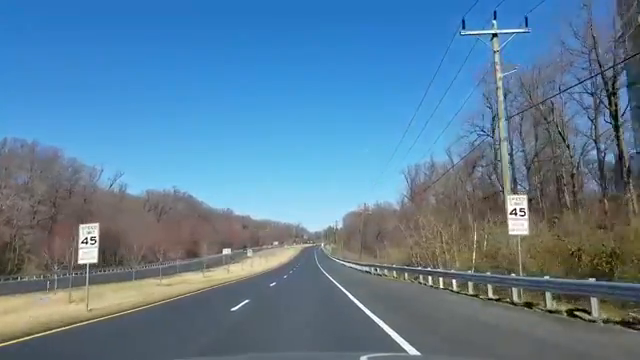
#> input picture frame 89 of videoplayback(360p).mp4, 640 x 360 px
$ python Video_CannyTest_01.py
#> lines starting #> are read from the running program, lines starting #| are printed output that depends on the picture
import cv2
import numpy as np

#cap = cv2.VideoCapture('videoplayback(720p).mp4')
cap = cv2.VideoCapture('videoplayback(360p).mp4')
#roi = cv2.selectROI(cap)

while True:
    ret, frame = cap.read()
#> frame is the input picture: shape (360, 640, 3); mean B, G, R 152.6, 126.3, 92
    edge = cv2.Canny(frame, 100, 200)
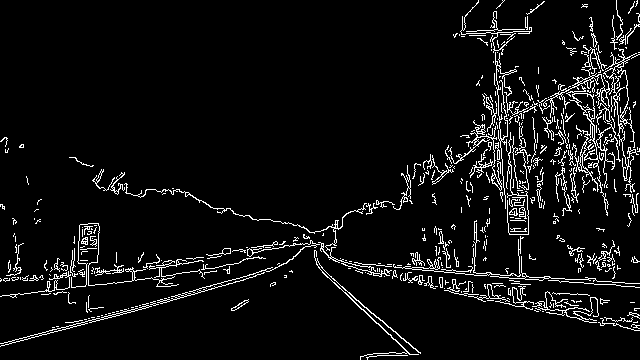
#> edge: shape (360, 640); 6% white in thin lines or dots
    print(edge.shape)
#| (360, 640)
    cv2.imshow('Original',edge)

    if cv2.waitKey(1) & 0xFF == ord('q'):
#> (key q is pressed here)
        break

cap.release()
cv2.destroyAllWindows()

$ run again, starting later in the video
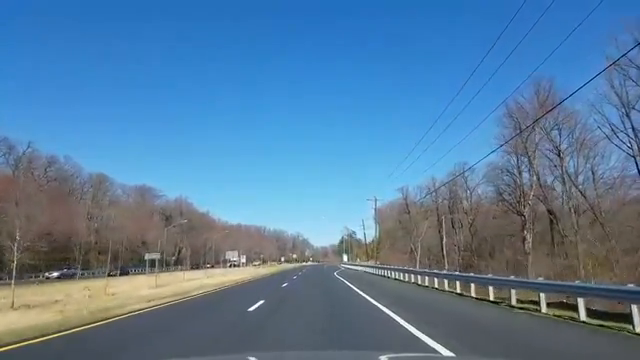
#> input picture frame 400 of videoplayback(360p).mp4, 640 x 360 px
#> frame is the input picture: shape (360, 640, 3); mean B, G, R 157.4, 124.8, 87.1
#> `edge = cv2.Canny(frame, 100, 200)`:
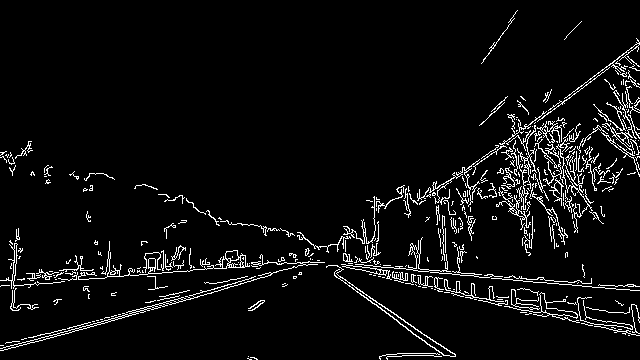
#> edge: shape (360, 640); 5.2% white in thin lines or dots
#| (360, 640)

$ run again, starting later in the video
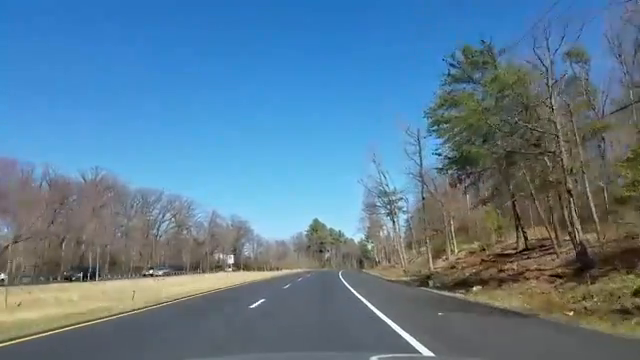
#> input picture frame 712 of videoplayback(360p).mp4, 640 x 360 px
#> frame is the input picture: shape (360, 640, 3); mean B, G, R 147.1, 124.2, 92.2
#> `edge = cv2.Canny(frame, 100, 200)`:
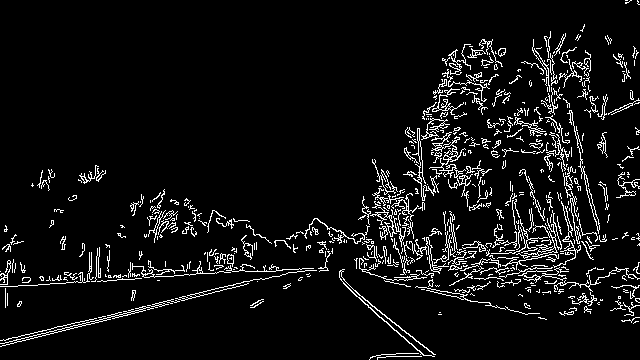
#> edge: shape (360, 640); 6.6% white in thin lines or dots
#| (360, 640)
